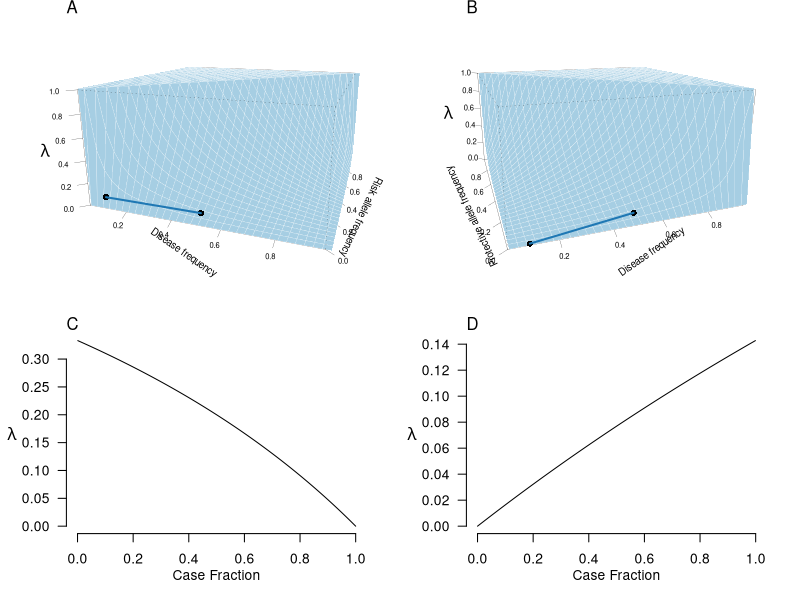

The R source for this figure:

########################################################################
#12/7/2024
#Goal: Draw figure 1 of Paye & Edge, 2024.


##############################################################3
#second color is surface, third is points
#pal <- c('#66c2a5','#fc8d62','#8da0cb')
pal <- c('#1f78b4', '#a6cee3', '#000000')


#combines surface and line plots into 4-panel figure
ncptraversals <- function(d, a, b, t){
  par(mfrow = c(2, 2), mgp = c(1, 5, 6), mar = c(0, 4, 1, 2), cex.axis = 1, las = 1)
  ncpsurfaceplotfigure_risk(b, t)
  mtext("A", adj = 0)
  ncpsurfaceplotfigure_protective(b, t)
  mtext("B", adj = 0)
  
  # par(mfrow = c(1, 2), mgp = c(3, 1, 0), mar = c(5.1, 4.1, 2.1, 2.1))
  allele <- 'risk'
  
  par(mgp = c(2, 1, 0), mar = c(4, 4, 2, 2))
  riskvsprotectivefigure(d, a, b)
}

#ncp surface plots and traversals
ncpsurfaceplotfigure_risk <- function(b, t){
  #surface plot figure
  
  # d: disease frequency values at fixed intervals
  # a: risk allele frequency values at fixed intervals
  # z: function that defines the surface
  d = seq(0, 0.99, by = 0.03)
  a = seq(0, 0.99, by = 0.03)
  #t = 1
  #b = 0.5
  z <- outer(d,a, function(d,a) (((b-d)^2)*a*t*(d*t-1))/(d*(1+b*(t-1)-d*t)*(-1+d+a+a*b*(t-1)-d*a*t)))
  
  z_new <- pmin(z, 1)
  
  p <- persp(d,a,z_new, theta=20, phi=15, col=pal[2],border = 'white', lwd = 0.2, expand = 0.5, ticktype = "detailed",
             xlab=" Disease frequency", ylab=" Risk allele frequency", zlab="", cex.axis = 0.55, cex.lab = 0.7, xlim = c(0.025, .97), zlim = c(0,1))
  
  points_x <- c(0.1, 0.5)  # Example x-coordinates of points
  points_y <- c(0.01, 0.05)  # Example y-coordinates of points
  points_z <- c(0.091, 0.052)  # Example z-coordinates of points
  
  points_trans <- trans3d(points_x, points_y, points_z, pmat = p)  # Transform points to plot coordinates
  
  points(points_trans$x, points_trans$y, col = pal[3], pch = 16)  # Plot points on the 3D plot
  
  line_x <- c(0.1, 0.5)  # Example x-coordinates of line endpoints
  line_y <- c(0.01, 0.05)  # Example y-coordinates of line endpoints
  line_z <- c(0.091, 0.052)  # Example z-coordinates of line endpoints
  
  line_trans <- trans3d(line_x, line_y, line_z, pmat = p)  # Transform line endpoints to plot coordinates
  
  lines(line_trans$x, line_trans$y, col = pal[1], lwd = 2)  # Draw the line on the plot
  
  
  legend("topleft", legend = "a)", inset= c(-0.2, -.01), bty = "n")
  mtext(expression(lambda), side = 2, line = 1, at = -0.05, las = 2, cex = 1)
  
} 

ncpsurfaceplotfigure_protective <- function(b, t){
  d = seq(0, 0.99, by = 0.03)
  a = seq(0, 0.99, by = 0.03)
  #t = 1
  #b = 0.5
  z <- outer(d,a, function(d,a) ((a*t*(-1+b+d)^2*(-1+t*d))/((b*(-1+t)+t*(-1+d))*(1+a*b*(-1+t)+a*t*(-1+d)-d)*d)))
  z_new <- pmin(z, 1)
  # Plots the surface
  p <- persp(d,a,z_new, theta=-20, phi=15, col=pal[2], border = 'white', lwd = 0.2, expand = 0.5, ticktype = "detailed",
             xlab="Disease frequency", ylab="Protective allele frequency", zlab= "", cex.axis = 0.55, cex.lab = 0.7, xlim = c(0.025, .97), zlim = c(0,1))
  
  points_x <- c(0.1, 0.5)  # Example x-coordinates of points
  points_y <- c(0.01, 0.05)  # Example y-coordinates of points
  points_z <- c(0.001, 0.052)  # Example z-coordinates of points
  
  points_trans <- trans3d(points_x, points_y, points_z, pmat = p)  # Transform points to plot coordinates
  
  points(points_trans$x, points_trans$y, col = pal[3], pch = 16)  # Plot points on the 3D plot
  
  line_x <- c(0.1, 0.5)  # Example x-coordinates of line endpoints
  line_y <- c(0.01, 0.05)  # Example y-coordinates of line endpoints
  line_z <- c(0.001, 0.053)  # Example z-coordinates of line endpoints
  
  line_trans <- trans3d(line_x, line_y, line_z, pmat = p)  # Transform line endpoints to plot coordinates
  
  lines(line_trans$x, line_trans$y, col = pal[1], lwd = 2)  # Draw the line on the plot
  
  legend("topleft", legend = "b)", inset= c(-0.2, -.01), bty = "n")
  mtext(expression(lambda), side = 2, line = .8, at = .05, las = 2, cex = 1)
}

#ncp line plot in haploid case
haploidncpcalculation <- function(d, a, samp.size, df, b, allele, x){
  inflationfactor <- seq(0, x, length.out = 1000)
  
  ncpdata <- vector()
  
  for (t in inflationfactor){
    
    if (allele == 'risk'){
      ncp <- ((b-d)^2*a*t*(d*t-1))/(d*(1+b*(t-1)-d*t)*(-1+d+a+a*b*(t-1)-d*a*t))
      
    }else if (allele == 'protective'){
      ncp <- (a*t*(-1+b+d)^2*(-1+t*d))/((b*(-1+t)+t*(-1+d))*(1+a*b*(-1+t)+a*t*(-1+d)-d)*d)
      
    }
    
    ncpdata[match(t, inflationfactor)] <- ncp 
  }
  plot(inflationfactor*(1/x), ncpdata, xlab = "Case Fraction", ylab = "", type = "l", las = 1, bty = "n", pch =19, xlim = c(0, 1))
  mtext(expression(lambda), side = 2, line = 3, las = 2)
}

#haploid case risk vs protective
riskvsprotectivefigure <- function(d, a, penetrance){
  allele <- 'risk'
  # par(mgp = c(3, 1, 0), mar = c(3, 3, 3, 3) , axes = TRUE)
  haploidncpcalculation(d, a, 10000, 1, penetrance, allele, 1/d)
  #legend("topleft", legend = "c)", inset= c(-0.38, -.1), bty = "n")
  mtext("C", adj = 0)
  allele <- 'protective'
  haploidncpcalculation(d, a, 10000, 1, penetrance, allele, 1/d)
  mtext("D", adj = 0)
  #legend("topleft", legend = "d)", inset= c(-0.38, -.1), bty = "n")
}


pdf("fig1.pdf", width = 7, height = 4.5)

ncptraversals(0.3, 0.1, 1, 1)

dev.off()


